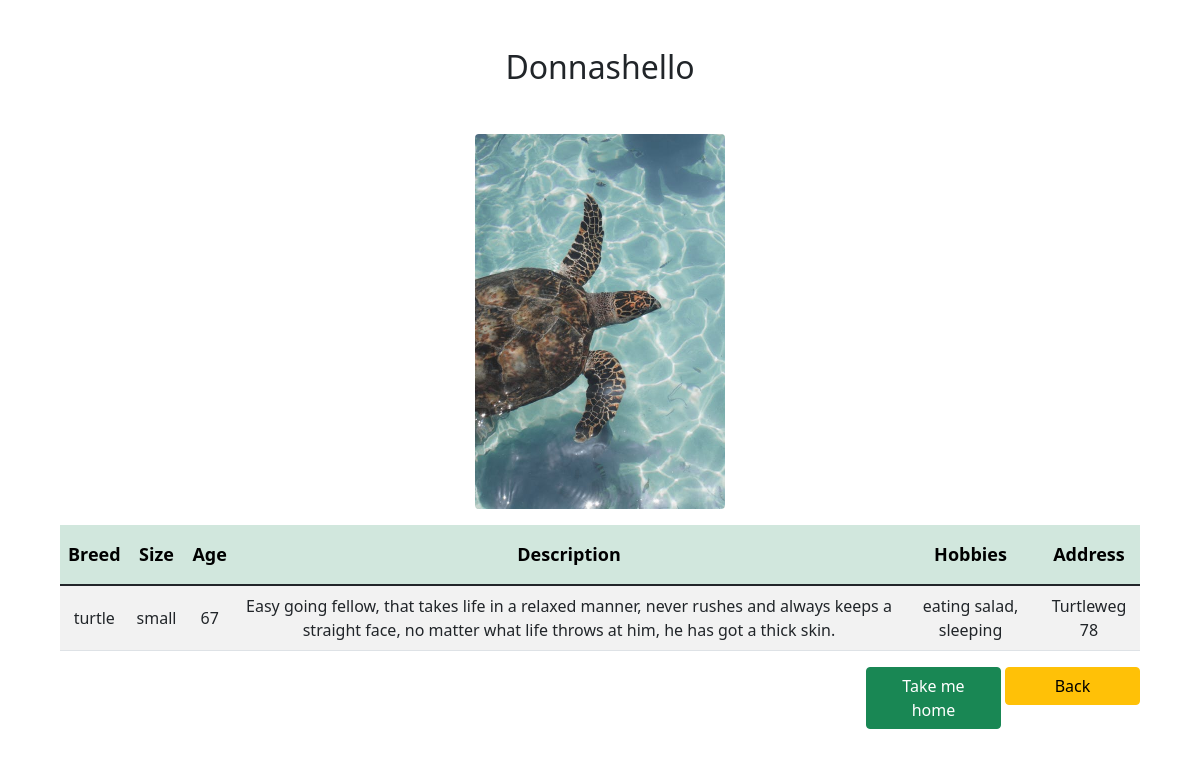
The app's page /details.php?petID=5000000 with its own data.
### tables this page shows
CREATE TABLE `animals` (
  `petID` int(11) NOT NULL,
  `pet_name` varchar(65) NOT NULL,
  `breed` varchar(65) NOT NULL,
  `size` enum('very small','small','medium','large','very large') NOT NULL,
  `age` int(11) NOT NULL,
  `pet_description` varchar(260) NOT NULL,
  `hobbies` varchar(65) NOT NULL,
  `pet_address` varchar(65) NOT NULL,
  `picture` varchar(250) DEFAULT NULL
);

### details.php (the view, shortened to what this page needs)
<?php
require_once 'components/db_connect.php';
if ($_GET['petID']) {
    $id = $_GET['petID'];
    $sql = "SELECT * FROM animals WHERE petID = {$id}";
    $result = mysqli_query($connect, $sql);
    $data = mysqli_fetch_assoc($result);
    if (mysqli_num_rows($result) == 1) {
        $name = $data['pet_name'];
        $breed = $data['breed'];
        $size = $data['size'];
        $age = $data['age'];
        $description = $data['pet_description'];
        $hobbies = $data['hobbies'];
        $address = $data['pet_address'];
        $picture = $data['picture'];
        $tcontent = "<tr>
            <td>" . $breed . "</td>
            <td>" . $size . "</td>
            <td>" . $age . "</td>
            <td>" . $description . "</td>
            <td>" . $hobbies . "</td>
            <td>" . $address . "</td>
            </tr>";
    } else {
        header("location: error.php");
    }
} else {
    header("location: error.php");
}
?>
<!DOCTYPE html>
<html lang="en">
<head>
    <?php require_once 'components/boot.php' ?>
</head>
<body>
    <div class="manageProduct mt-3">
        <p class='h2 text-center mt-5 mb-5'> <?= $name ?> </p>
        <img src="pictures/<?= $picture ?>" class="rounded mx-auto d-block mb-3 " alt="<?= $name ?>" width="250px">
        <table class='table table-striped'>
            <thead class='table-success text-nowrap'>
                <tr>
                    <th style='padding-top: 2vh; padding-bottom: 2vh; font-size: large'>Breed</th>
                    <th style='padding-top: 2vh; padding-bottom: 2vh; font-size: large'>Size</th>
                    <th style='padding-top: 2vh; padding-bottom: 2vh; font-size: large'>Age</th>
                    <th style='padding-top: 2vh; padding-bottom: 2vh; font-size: large'>Description</th>
                    <th style='padding-top: 2vh; padding-bottom: 2vh; font-size: large'>Hobbies</th>
                    <th style='padding-top: 2vh; padding-bottom: 2vh; font-size: large'>Address</th>
                </tr>
            </thead>
            <tbody>
                <?= $tcontent; ?>
            </tbody>
        </table>
        <div class='mb-3 d-flex justify-content-end'>
            <a href="home.php"><button class='btn btn-success custom me-1' type="button">Take me home</button></a>
            <a href="home.php"><button class='btn btn-warning custom' type="button">Back</button></a>
        </div>
    </div>
</body>
</html>

### details.php (style rules this page uses)
.manageProduct { margin: auto; width: 90%; }
td { text-align: center; vertical-align: middle; }
tr { text-align: center; }
.custom { width: 135px; }

### records on screen
animals: pet_name "Donnashello", picture (picture), breed "turtle", size "small", age "67", pet_description "Easy going fellow, that takes life in a relaxed manner, never rushes and always keeps a straight face, no matter what life throws at him, he has got a thick skin.", hobbies "eating salad, sleeping", pet_address "Turtleweg 78"
